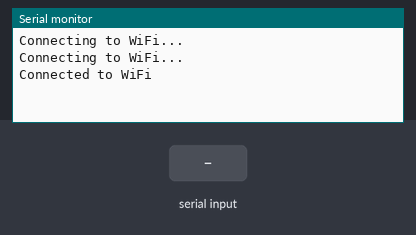
The sketch below on a simulated ESP8266 (NodeMCU). Shown: the last lines printed to the serial monitor. Inputs (shaded band) come from the test bench. WiFi joins after 1.5 s; servers stay silent unless stated.

Above: at 3.2 s.
3.3 s: ":\n" received over the second serial link
At 3.7 s:
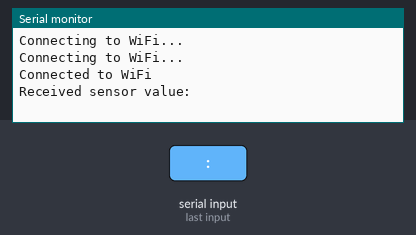
4.8 s: "90:45\n" received over the second serial link
At 6.1 s:
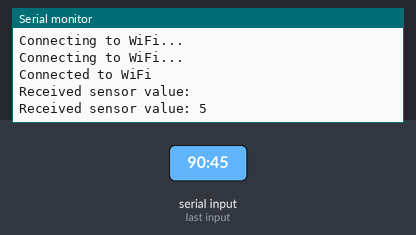

Measured:
- after the input at 3.3 s, the serial monitor: prints a new line at once (image 1)
- after the input at 4.8 s, the serial monitor: prints a new line at once (image 2)

The sketch:

NodeMCU.ino
```cpp
#include <SoftwareSerial.h>
#include <ESP8266WiFi.h>
#include <Wire.h>
#include "FirebaseESP8266.h"

char FIREBASE_AUTH[] = "*******************"; // Your Firebase Web API Key
char FIREBASE_HOST[] = "**************"; // Your Firebase Host URL
char WIFI_SSID[] = "*********";     // Your WIFI SSID
char WIFI_PASSWORD[] = "***********"; // Your WIFI Password

SoftwareSerial mySerial(D2, D3);
String sensorValueString;
FirebaseData firebaseData;

void setup() {
  Serial.begin(115200);
  mySerial.begin(9600);
  WiFi.begin(WIFI_SSID, WIFI_PASSWORD);
  Firebase.begin(FIREBASE_HOST, FIREBASE_AUTH);
  while (WiFi.status() != WL_CONNECTED) {
    delay(1000);
    Serial.println("Connecting to WiFi...");
  }

  Serial.println("Connected to WiFi");

}

void loop() {
  // Read data from Arduino and publish
  if (mySerial.available()) {
    String data = mySerial.readStringUntil('\n');
    sensorValueString = data.substring(data.indexOf(":") + 2);
    Serial.print("Received sensor value: ");
    Serial.println(sensorValueString);

    // Convert sensorValueString to integer
    int sensorValue = sensorValueString.toInt();

    // Send sensorValue as a number to Firebase
    Firebase.setInt(firebaseData, "/MQ4", sensorValue);
  }
}
```
